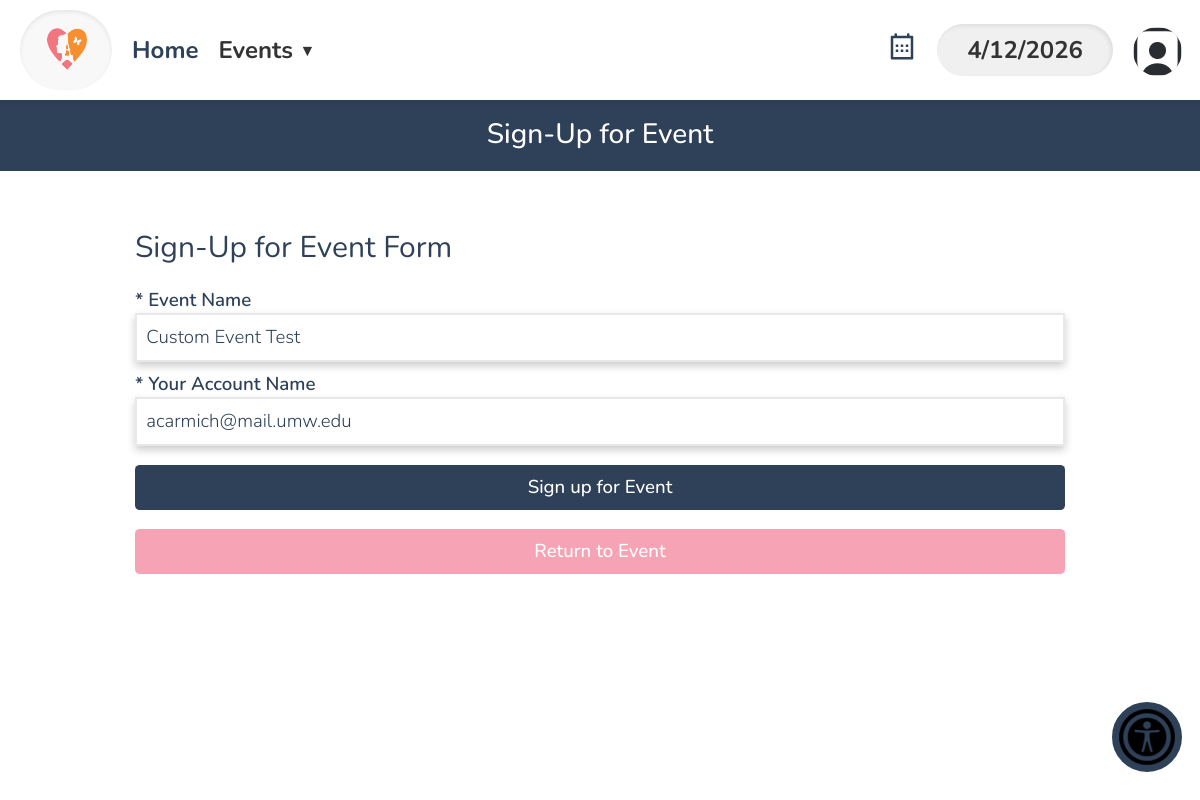
Page /eventSignUp.php?event_name=Custom+Event+Test&restricted=Public&id=1730 (signed in) on the committed database.
### tables this page shows
CREATE TABLE `dbpersons` (
  `id` varchar(256) NOT NULL,
  `start_date` text DEFAULT NULL,
  `first_name` text NOT NULL,
  `last_name` text DEFAULT NULL,
  `street_address` text DEFAULT NULL,
  `city` text DEFAULT NULL,
  `state` varchar(2) DEFAULT NULL,
  `zip_code` text DEFAULT NULL,
  `phone1` varchar(12) DEFAULT NULL,
  `over21` enum('true','false') DEFAULT NULL,
  `phone1type` text DEFAULT NULL,
  `emergency_contact_phone` varchar(12) DEFAULT NULL,
  `emergency_contact_phone_type` text DEFAULT NULL,
  `birthday` text DEFAULT NULL,
  `email` text DEFAULT NULL,
  `email_prefs` enum('true','false') DEFAULT NULL,
  `emergency_contact_first_name` text DEFAULT NULL,
  `contact_num` varchar(255) DEFAULT 'n/a',
  `emergency_contact_relation` text DEFAULT NULL,
  `contact_method` text DEFAULT NULL,
  `type` text DEFAULT NULL,
  `status` text DEFAULT NULL,
  `notes` longtext DEFAULT NULL,
  `password` text DEFAULT NULL,
  `affiliation` varchar(100) DEFAULT NULL,
  `branch` varchar(100) DEFAULT NULL,
  `archived` tinyint(1) DEFAULT NULL,
  `emergency_contact_last_name` text DEFAULT NULL,
  `gender` varchar(20) DEFAULT NULL,
  `t_shirt_size` varchar(10) DEFAULT NULL,
  `computer_access` enum('yes','no') DEFAULT NULL,
  `camera_access` enum('yes','no') DEFAULT NULL,
  `transportation_access` enum('yes','no') DEFAULT NULL,
  `skills` text DEFAULT NULL,
  `experience` text DEFAULT NULL,
  `about_consent` enum('yes','no') DEFAULT NULL,
  `total_hours_volunteered` decimal(8,2) DEFAULT 0.00,
  `force_password_change` tinyint(1) DEFAULT 0,
  `profile_pic` varchar(512) DEFAULT 'images/usaicon.png',
  `cpr_training_completion` enum('yes','no') DEFAULT 'no',
  `aed_training_completion` enum('yes','no') DEFAULT 'no',
  `has_disability` enum('yes','no') DEFAULT 'no',
  `disability_specifications` varchar(255) DEFAULT NULL
);

CREATE TABLE `dbevents` (
  `id` int(11) NOT NULL,
  `name` text NOT NULL,
  `abbr_name` text NOT NULL,
  `type` enum('Retreat','Normal') NOT NULL DEFAULT 'Normal',
  `startDate` char(10) NOT NULL,
  `startTime` char(5) NOT NULL,
  `endTime` char(5) NOT NULL,
  `endDate` char(10) NOT NULL,
  `timezone` varchar(50) NOT NULL,
  `description` text NOT NULL,
  `capacity` int(11) NOT NULL,
  `location` text DEFAULT NULL,
  `access` enum('Public','Private') NOT NULL DEFAULT 'Public',
  `completed` enum('Y','N') NOT NULL DEFAULT 'N',
  `board_event` tinyint(1) NOT NULL DEFAULT 0,
  `series_id` varchar(32) DEFAULT NULL,
  `recurrence_interval_days` int(11) NOT NULL
);

### database/dbPersons.php (called while the page is built, shortened)
<?php
    function get_profile_pic($id) {
        $con = connect();
        $id = mysqli_real_escape_string($con, $id);
        $query = "SELECT profile_pic FROM dbpersons WHERE id = '$id'";
        $result = mysqli_query($con, $query);
        $row = mysqli_fetch_assoc($result);
        return !empty($row['profile_pic']) ? $row['profile_pic'] : 'images/usaicon.png';
    }

### database/dbEvents.php (called while the page is built, shortened)
<?php
function fetch_event_by_id($id) {
    $connection = connect();
    $id = mysqli_real_escape_string($connection, $id);
    $query = "select * from dbevents where id = '$id'";
    $result = mysqli_query($connection, $query);
    $event = mysqli_fetch_assoc($result);
    if ($event) {
        require_once('include/output.php');
        $event = hsc($event);
        return $event;
    }
    return null;
}

### include/output.php (called while the page is built, shortened)
<?php
    function hsc($input) {
        if (is_array($input)) {
            $arr = [];
            foreach ($input as $key => $value) {
                $arr[$key] = htmlspecialchars($value ?? '', ENT_QUOTES, 'UTF-8');
            }
            return $arr;
        }
        return htmlspecialchars($input ?? '');
    }

### eventSignUp.php (the view, shortened to what this page needs)
<?php
$accessLevel = 0;
if (isset($_SESSION['_id'])) {
    $accessLevel = $_SESSION['access_level'];
}
require_once('database/dbEvents.php');
if (isset($_GET['id'])) {
    $event_id = intval($_GET['id']);
} elseif (isset($_GET['event_id'])) {
    $event_id = intval($_GET['event_id']);
} else {
    $event_id = 0;
}
$event_info = fetch_event_by_id($event_id);
$event_name = $event_info['name'];
$account_name = isset($_SESSION['_id']) ? $_SESSION['_id'] : '';
?>
<!DOCTYPE html>
<html>
<head>
    <?php require_once('universal.inc') ?>
</head>
<body>
    <?php require_once('header.php') ?>
    <h1>Sign-Up for Event</h1>
    <main class="date">
        <h2>Sign-Up for Event Form</h2>
        <form id="new-event-form" method="post">
            <label for="event-name">* Event Name </label>
            <input
                type="text"
                id="event-name"
                name="event-name"
                required
                value="<?php echo htmlspecialchars_decode($event_name, ENT_QUOTES); ?>"
                placeholder="Event name"
                readonly>
            <label for="account-name">* Your Account Name </label>
            <input
                type="text"
                id="account-name"
                name="account-name"
                <?php echo ($accessLevel >= 2) ? '' : 'readonly'; ?>
                value="<?php echo htmlspecialchars($account_name); ?>"
                placeholder="Enter account name">
            <br />
            <input type="submit" value="Sign up for Event">
        </form>
        <a class="button cancel" href="event.php?id=<?php echo urlencode((string)$event_id); ?>" style="margin-top: -.5rem">Return to Event</a>
    </main>
</body>
</html>

### partials/nav_volunteer.php (shortened to what this page needs)
<div class="navbar">
    <div class="left-section">
        <div class="logo-container">
            <a href="index.php"><img src="images/cropped-logo.png" alt="Logo"></a>
        </div>
        <div class="nav-links">
            <div class="nav-item"><a href="index.php">Home</a></div>
            <div class="nav-item">Events <span class="dropdown-arrow">&#9660</span>
            </div>
        </div>
    </div>
    <div class="right-section">
        <a href="calendar.php">
            <div class="icon-butt">
            </div>
        </a>
        <div class="date-box"></div>
        <div class="nav-links">
            <div class="nav-item" style="outline:none;">
                <div class="icon">
                    <img src="<?= $_pfp_escaped ?>" alt="User Icon" class="icon-img in-nav-img" style="width:49px; height:49px; min-width:49px; min-height:49px; max-width:49px; max-height:49px; object-fit:cover; border-radius:50%;">
                </div>
            </div>
        </div>
    </div>
    </div>

### css/base.css (style rules this page uses)
html, body, header, main, footer, div, span, p, h1, h2, h3, h4, h5, h6, ul, ol, li, input, select, textarea, form, section, label, table, td, tr, th, form, fieldset, em, button, a { padding: 0; margin: 0; font-size: inherit; font-family: inherit; font-weight: inherit; text-decoration: none; font-style: normal; box-sizing: border-box; text-align: left; list-style-type: none; border-spacing: 0; }
:root { --page-background-color: #ffffff; --page-font-color: var(--main-color); --inactive-font-color: #666666; --inactive-background-color: #fafafa; --standout-background: #f8f4ef; --happy-toast-background-color: var(--main-color); --happy-toast-font-color: white; --info-toast-background-color: var(--main-color); --info-toast-font-color: white; --error-toast-background-color: #701a1a; --error-toast-font-color: white; --shadow-and-border-color: #e8e8e8; --main-color: #2f4159; --accent-color: #f5c16e; --secondary-accent-color: #f6a4b5; --wv-accent-color: #f5c16e; --wv-accent-foreground: #f6a4b5; --wv-bg-light: #ffffff; --wv-text-dark: #111111; --wv-muted-text: #6b6b6b; --calendar-event-color: #999; --calendar-event-color-hover: #777777; --calendar-today-border: 2px solid var(--secondary-accent-color); --button-font-color: rgb(255, 255, 255); --button-padding: 0.5rem 1.5rem; --button-border-radius: 0.25rem; --standard-border: 1px solid #333333; --light-border: 1px solid var(--shadow-and-border-color); --text-field-border: 2px solid #e8e8e8; --cancel-button-background-color: var(--secondary-accent-color); --error-color: red; font-size: 18px; font-family: Montserrat; font-weight: 300; }
body { background-color: var(--page-background-color); color: var(--main-color); font-family: Montserrat; }
header ul > li, header span { font-size: 0.75rem; list-style-type: none; }
a { color: var(--main-color); }
main:not(.login):not(.calendar-view):not(.dashboard) { padding: 1rem; }
input[type=text], input[type=password], input[type=date], input[type=email], input[type=number], input[type=tel], select, textarea, .pseudo-input, .pseudo-input-disabled { border: var(--text-field-border); border-radius: 0; padding: 0.5rem; width: 100%; background-color: var(--page-background-color); margin-bottom: 0.5rem; scroll-margin: 7.5rem; box-shadow: 0px 4px 8px rgba(0,0,0,0.2); color: var(--main-color); }
input[type=submit], button, .button, a.button-signup { color: var(--button-font-color); background-color: var(--main-color); padding: var(--button-padding); border: none; border-radius: var(--button-border-radius); font-weight: 500; width: 100%; transition: background-color .3s; cursor: pointer; text-align: center; margin: 10px 0px; }
label { color: var(--main-color); font-weight: 600; width: 100%; text-align: left; }
h1 { font-size: 1.5rem !important; font-weight: 500 !important; margin-bottom: 2rem; background-color: var(--main-color); color: var(--page-background-color); width: 100%; text-align: center; padding: 1rem; }
h2 { font-size: 1.5rem; font-weight: 500; }
.button { display: inline-block; }
button.cancel, a.cancel { background-color: var(--cancel-button-background-color); color: white; }
main.date { gap: 1rem; margin-bottom: 4rem; }
@media only screen and (min-width: 1024px) { main.date { width: 100%; display: flex; flex-direction: column; align-items: center; } }
@media only screen and (min-width: 1024px) { main.date > * { width: 80%; } }
.navbar { width: 100%; height: 95px; position: fixed; top: 0; left: 0; background: #ffffff; box-shadow: 0px 2px 8px rgba(0, 0, 0, 0.1); display: flex; align-items: center; padding: 0 20px; z-index: 1000; }
.left-section { display: flex; align-items: center; gap: 30px; }
.logo-container { background: #f8f8f8; padding: 10px 20px; border-radius: 50px; box-shadow: 0px 2px 4px rgba(0, 0, 0, 0.08) inset; }
.logo-container img { width: 128px; height: 52px; display: block; }
.nav-links { display: flex; gap: 20px; }
.nav-links div { font-size: 24px; font-weight: 700; color: black; cursor: pointer; }
.right-section { margin-left: auto; display: flex; align-items: center; gap: 20px; }
.date-box { background: #f0f0f0; padding: 10px 30px; border-radius: 50px; box-shadow: -2px 2px 4px rgba(0, 0, 0, 0.08) inset; color: #333333; font-size: 24px; font-weight: 700; text-align: center; }
.icon { width: 47px; height: 47px; border-radius: 50%; }

### rows in the picture
dbpersons: profile_pic (picture)
dbevents: event-name "Custom Event Test"
